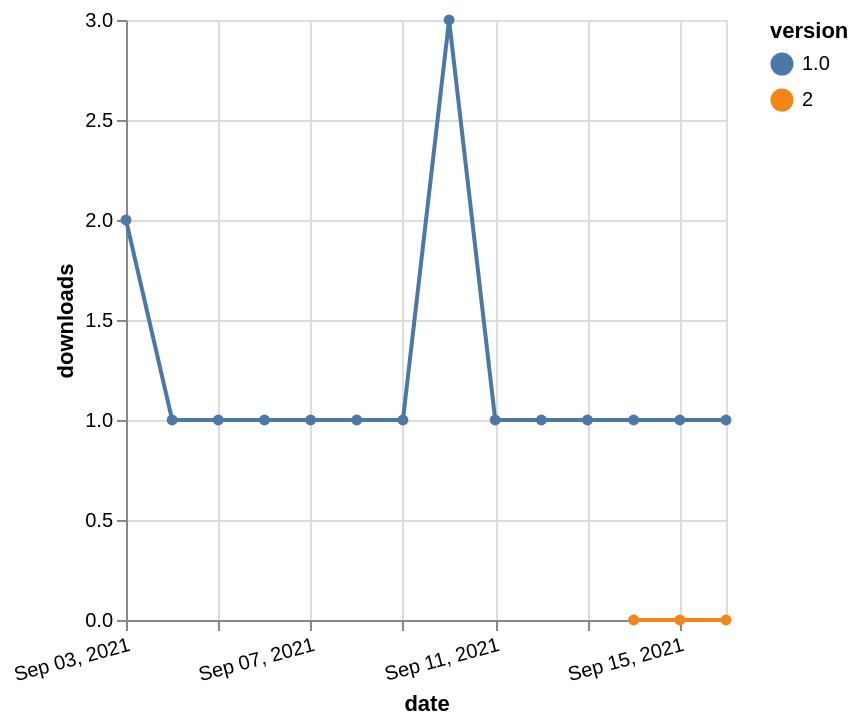

Vega-Lite specification stored for this chart:
### Vega-Lite specification from a JSON file in a GitHub repository (floating-point values rounded to 4 significant figures)
{"$schema": "https://vega.github.io/schema/vega-lite/v5.json", "description": "A simple bar chart with embedded data.", "data": {"values": [{"date": "2021-09-14", "total": 31, "delta": 0, "version": "2"}, {"date": "2021-09-15", "total": 45, "delta": 0, "version": "2"}, {"date": "2021-09-16", "total": 58, "delta": 0, "version": "2"}, {"date": "2021-09-03", "total": 44, "delta": 2, "version": "1.0"}, {"date": "2021-09-04", "total": 45, "delta": 1, "version": "1.0"}, {"date": "2021-09-05", "total": 46, "delta": 1, "version": "1.0"}, {"date": "2021-09-06", "total": 47, "delta": 1, "version": "1.0"}, {"date": "2021-09-07", "total": 48, "delta": 1, "version": "1.0"}, {"date": "2021-09-08", "total": 49, "delta": 1, "version": "1.0"}, {"date": "2021-09-09", "total": 50, "delta": 1, "version": "1.0"}, {"date": "2021-09-10", "total": 53, "delta": 3, "version": "1.0"}, {"date": "2021-09-11", "total": 54, "delta": 1, "version": "1.0"}, {"date": "2021-09-12", "total": 55, "delta": 1, "version": "1.0"}, {"date": "2021-09-13", "total": 56, "delta": 1, "version": "1.0"}, {"date": "2021-09-14", "total": 57, "delta": 1, "version": "1.0"}, {"date": "2021-09-15", "total": 58, "delta": 1, "version": "1.0"}, {"date": "2021-09-16", "total": 59, "delta": 1, "version": "1.0"}]}, "width": "container", "mark": {"type": "line", "point": {"filled": true}}, "encoding": {"x": {"field": "date", "type": "temporal", "timeUnit": "yearmonthdate", "title": "date", "axis": {"labelAngle": -15}}, "y": {"field": "delta", "type": "quantitative", "title": "downloads"}, "color": {"field": "version", "type": "nominal"}, "tooltip": {"field": "delta"}}}
